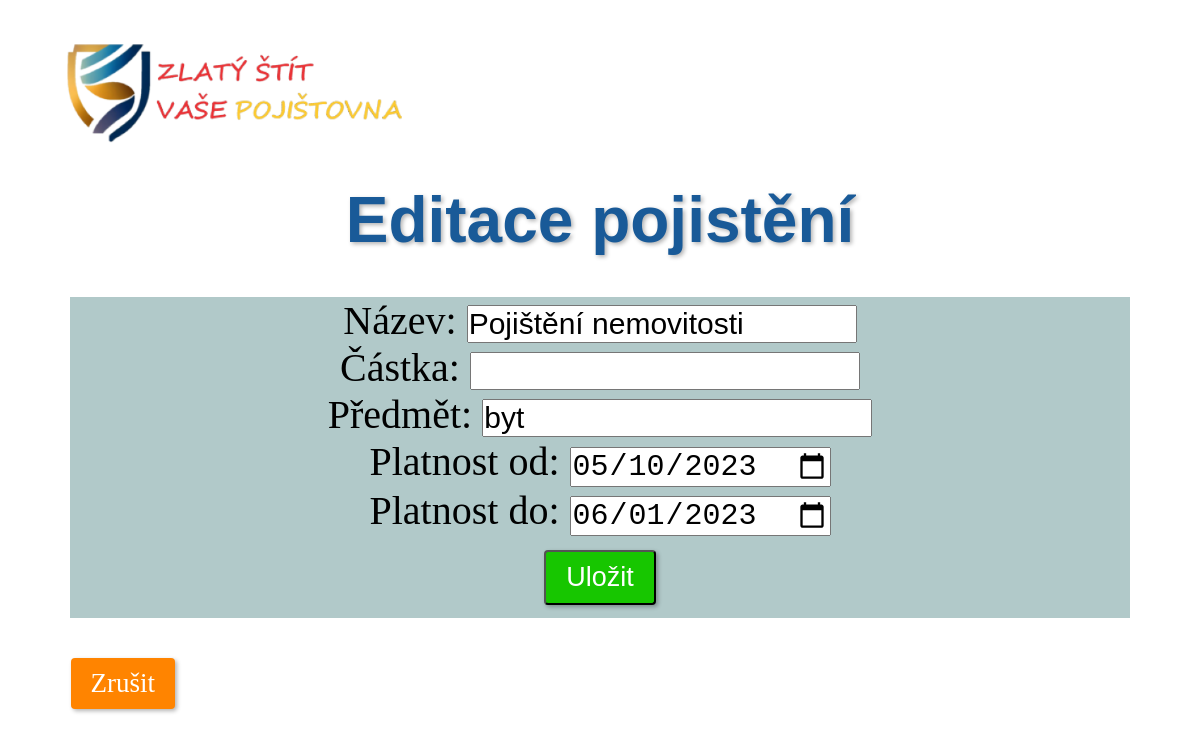
/pojisteni/pojisteni/2/editovat/, run on the app's committed database.
### pojisteni/models.py (models this page shows, shortened)
class Pojisteni(models.Model):
    pojisteny_objekt = models.ForeignKey(Pojisteny, on_delete=models.CASCADE, related_name='pojisteni_set')
    nazev = models.CharField(max_length=100, blank=True)
    castka = models.DecimalField(max_digits=10, decimal_places=2, null=True)
    predmet = models.CharField(max_length=100, blank=True)
    platnost_od = models.DateField(blank=True, null=True)
    platnost_do = models.DateField(blank=True, null=True)
    class Meta:
        db_table = 'pojisteni'

### pojisteni/views.py (the view)
# urls.py: path('pojisteni/<int:pk>/editovat/', views.editovat_pojisteni, name='editovat_pojisteni'),
def editovat_pojisteni(request, pk):
    pojisteni = get_object_or_404(Pojisteni, pk=pk)
    if request.method == 'POST':
        form = PojisteniForm(request.POST, instance=pojisteni)
        if form.is_valid():
            form.save()
            return redirect('detail_pojisteneho', pk=pojisteni.pojisteny_objekt.pk)
    else:
        form = PojisteniForm(instance=pojisteni)
        form.fields['castka'].initial = pojisteni.castka
    return render(request, 'editovat_pojisteni.html', {'pojisteni': pojisteni})

### pojisteni/templates/editovat_pojisteni.html (shortened to what this page needs)
{% load static %}
<link rel="stylesheet" href="{% static 'pojisteni/style.css' %}">
{% block content %}
<div class="row">
  <img id="logo" src="{% static 'pojisteni/images/logo6.png' %}" alt="Logo">
  <h1>Editace pojistění</h1>
  <form method="POST" action="">
    <label for="nazev">Název:</label>
    <input type="text" id="nazev" name="nazev" value="{{ pojisteni.nazev }}"><br>
    <label for="castka">Částka:</label>
    <input type="number" id="castka" name="castka" value="{{ pojisteni.castka }}"><br>
    <label for="predmet">Předmět:</label>
    <input type="text" id="predmet" name="predmet" value="{{ pojisteni.predmet }}"><br>
    <label for="platnost_od">Platnost od:</label>
    <input type="date" id="platnost_od" name="platnost_od" value="{{ pojisteni.platnost_od|date:'Y-m-d' }}"><br>
    <label for="platnost_do">Platnost do:</label>
    <input type="date" id="platnost_do" name="platnost_do" value="{{ pojisteni.platnost_do|date:'Y-m-d' }}"><br>
    <input type="submit" value="Uložit" class="btn btn-primary btn-form">
  </form>
  <a href="{% url 'detail_pojisteneho' pk=pojisteni.pojisteny_objekt.pk %}" class="btn btn-secondary btn-zrus">Zrušit</a>
</div>
{% endblock %}

### pojisteni/static/pojisteni/style.css (style rules this page uses)
* { margin: 0; padding: 0; box-sizing: border-box; }
.row { max-width: 1140px; margin: auto; }
#logo { max-width: 30%; margin: 3%; }
h1 { font-size: 4em; text-align: center; font-family: Verdana, Geneva, Tahoma, sans-serif; color: #195a98; text-shadow: 2px 2px 4px rgba(0, 0, 0, 0.3); }
.btn { display: inline-block; padding: 10px 20px; background-color: #17c600; color: #fff; text-decoration: none; border-radius: 4px; font-size: 27px; box-shadow: 2px 2px 4px rgba(0, 0, 0, 0.3); }
.btn-form { margin: 0.5em; }
.btn-zrus { margin-left: 1.5em; background-color: #ff8400; }
form { margin: 1em; text-align: center; font-size: 40px; background-color: rgb(177, 201, 201); }
form input[type="text"], form input[type="email"], form input[type="number"], form input[type="date"], form textarea { font-size: 30px; }

### data on the page
Pojisteni: nazev "Pojištění nemovitosti", predmet "byt", platnost_od "05/10/2023", platnost_do "06/01/2023"
